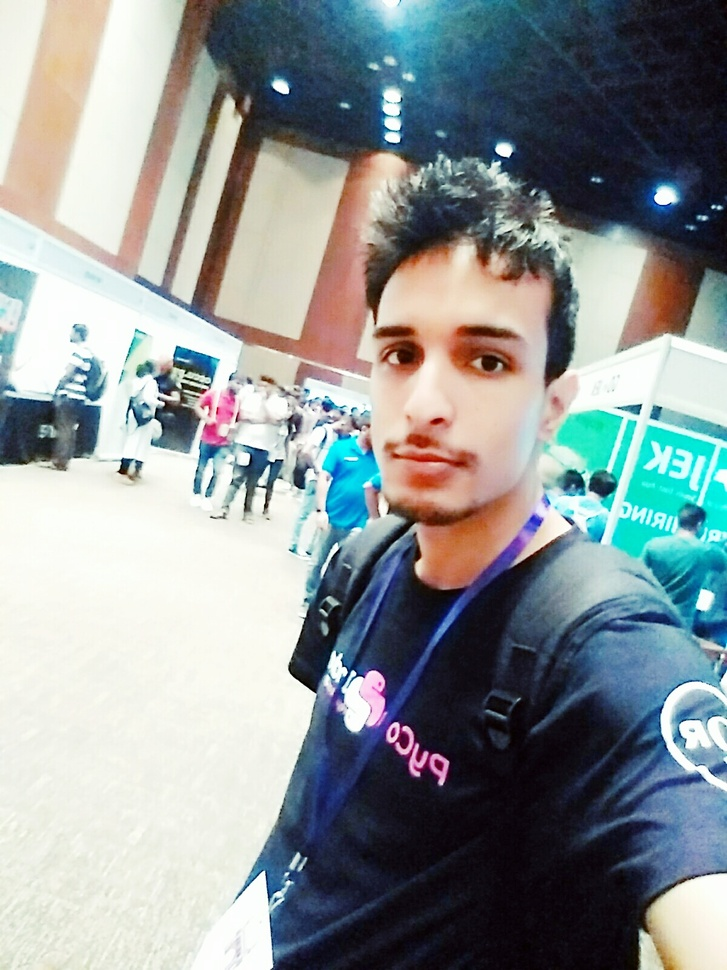
#> input picture face1.jpg, 727 x 970 px, shrunk from 1200 x 1600 before the run
$ python face_eye.py   (Python 2 division)
#> lines starting #> are read from the running program, lines starting #| are printed output that depends on the picture; after the words box and inside, x2 and y2 are one past the last pixel; in counts of white or black regions, pixels touching at a corner belong together
import cv2

#Load an image from file
image = cv2.imread("face1.jpg", 1)
#> image is the input picture: shape (970, 727, 3); mean B, G, R 150.8, 149.4, 141.8

#Load a cascade file for detecting faces
face_cascade = cv2.CascadeClassifier('/usr/share/opencv/haarcascades/haarcascade_frontalface_alt.xml')
eye_cascade = cv2.CascadeClassifier('/usr/share/opencv/haarcascades/haarcascade_eye.xml')

#Convert to grayscale
gray = cv2.cvtColor(image,cv2.COLOR_BGR2GRAY)
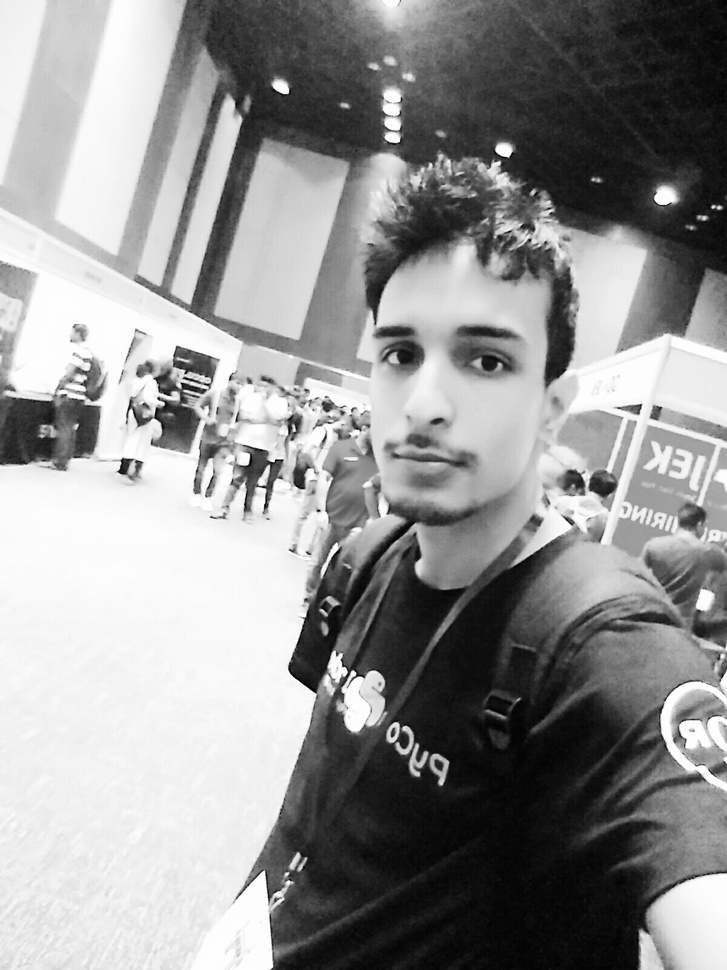
#> gray: shape (970, 727); min 0, max 255, mean 147.3

#Look for faces in the image using the loaded cascade file
faces = face_cascade.detectMultiScale(gray, 1.1, 5)
#> faces = [[307, 256, 256, 256]]

print "Found "+str(len(faces))+" face(s)"
#| Found 1 face(s)

#Draw a rectangle around every found face
for (x,y,w,h) in faces:
        cv2.rectangle(image,(x,y),(x+w,y+h),(255,0,0),2)
        roi_gray = gray[y:y+h, x:x+w]
        roi_color = image[y:y+h, x:x+w]

        eyes = eye_cascade.detectMultiScale(roi_gray)
        for (ex,ey,ew,eh) in eyes:
            cv2.rectangle(roi_color,(ex,ey),(ex+ew,ey+eh),(0,255,0),2)
#> this loop made 1 pass
#> pass 1, `roi_gray = gray[y:y+h, x:x+w]`:
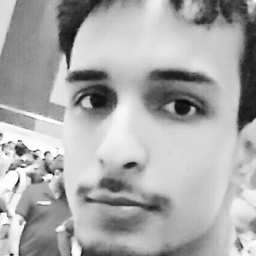
#> roi_gray: shape (256, 256); min 4, max 255, mean 170.1
#> pass 1, `roi_color = image[y:y+h, x:x+w]`:
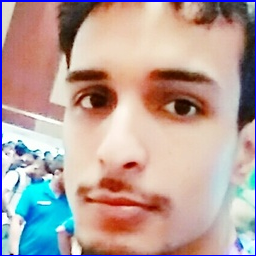
#> roi_color: shape (256, 256, 3); mean B, G, R 156, 161.7, 182.6
#> after the loop:
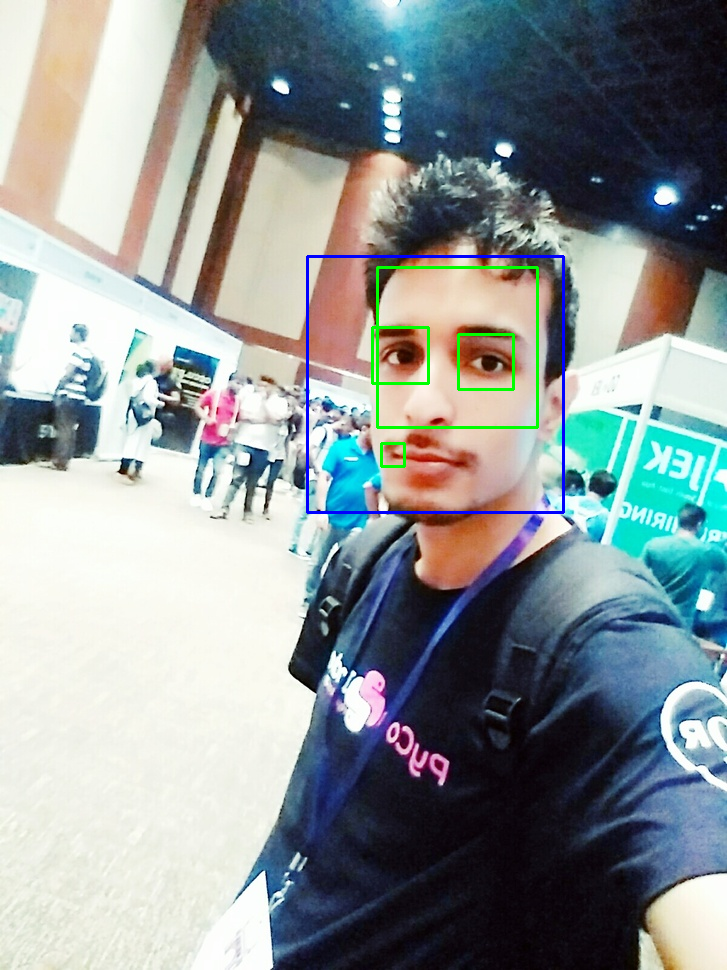
#> image: shape (970, 727, 3); 0.93% of pixels changed, all inside (x1, y1, x2, y2) = (306, 255, 565, 514)
#> after the loop:
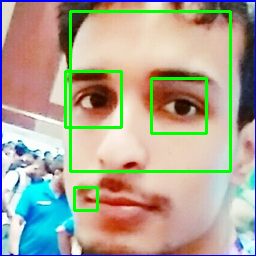
#> roi_color: shape (256, 256, 3); 5.33% of pixels changed, all inside (x1, y1, x2, y2) = (64, 10, 232, 212)
#Save the result image
cv2.imwrite('result1.jpg',image)

$ run again, with face3.jpg copied over face1.jpg
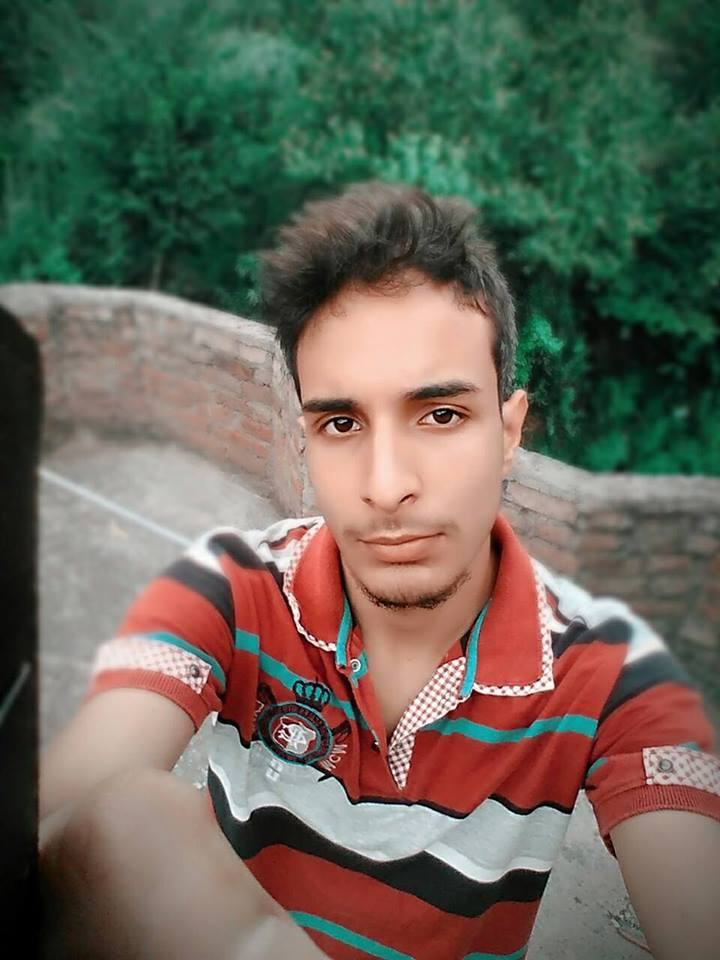
#> input picture face3.jpg, 720 x 960 px
#> image is the input picture: shape (960, 720, 3); mean B, G, R 89.3, 101.9, 105
#> `gray = cv2.cvtColor(image,cv2.COLOR_BGR2GRAY)`:
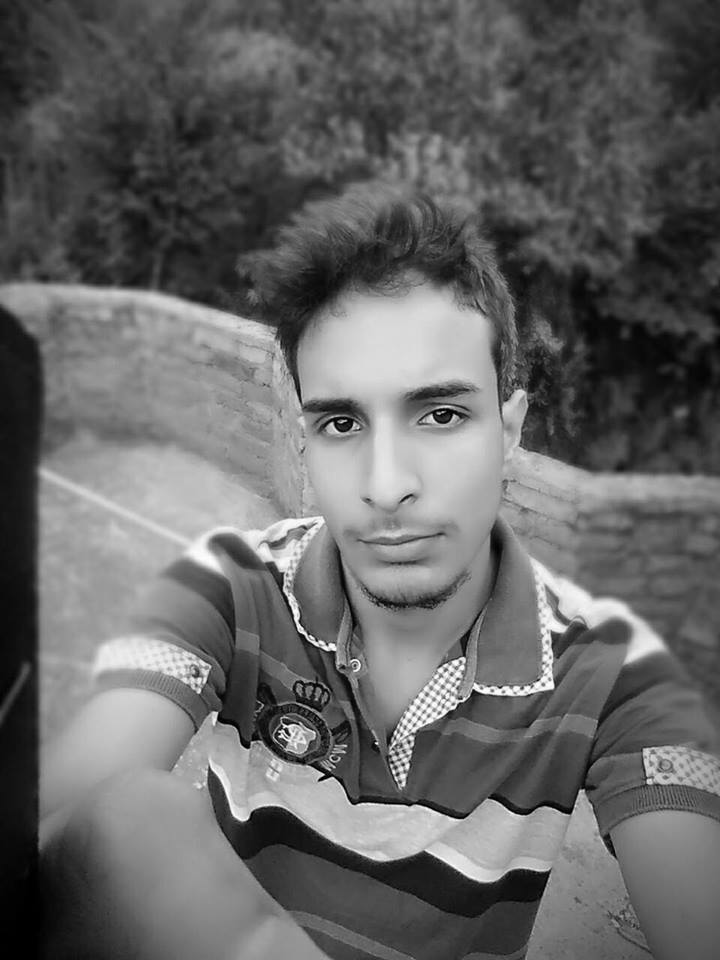
#> gray: shape (960, 720); min 0, max 255, mean 101.4
#> faces = [[242, 303, 303, 303]]
#| Found 1 face(s)
#> the loop `for (x,y,w,h) in faces:` made 1 pass
#> (x, y, w, h, eyes) on pass 1: (242, 303, 303, 303, [[65, 90, 62, 62], [163, 79, 66, 66]])
#> after the loop `for (x,y,w,h) in faces:`:
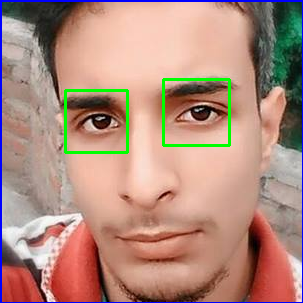
#> roi_color: shape (303, 303, 3); mean B, G, R 126.3, 140.3, 176.7

$ run again, with face_s.jpg copied over face1.jpg
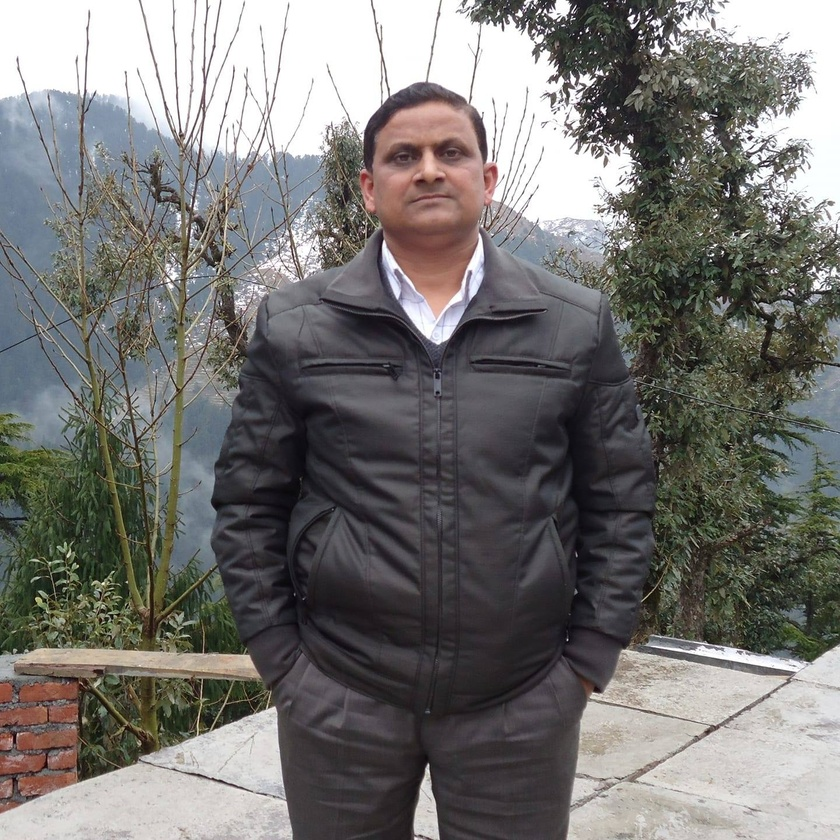
#> input picture face_s.jpg, 840 x 840 px, shrunk from 1440 x 1439 before the run
#> image is the input picture: shape (840, 840, 3); mean B, G, R 114.6, 116.7, 118.2
#> faces = [[367, 106, 123, 123]]
#| Found 1 face(s)
#> the loop `for (x,y,w,h) in faces:` made 1 pass
#> (x, y, w, h, eyes) on pass 1: (367, 106, 123, 123, [[73, 36, 23, 23], [24, 40, 24, 24], [51, 26, 38, 38]])
#> after the loop `for (x,y,w,h) in faces:`:
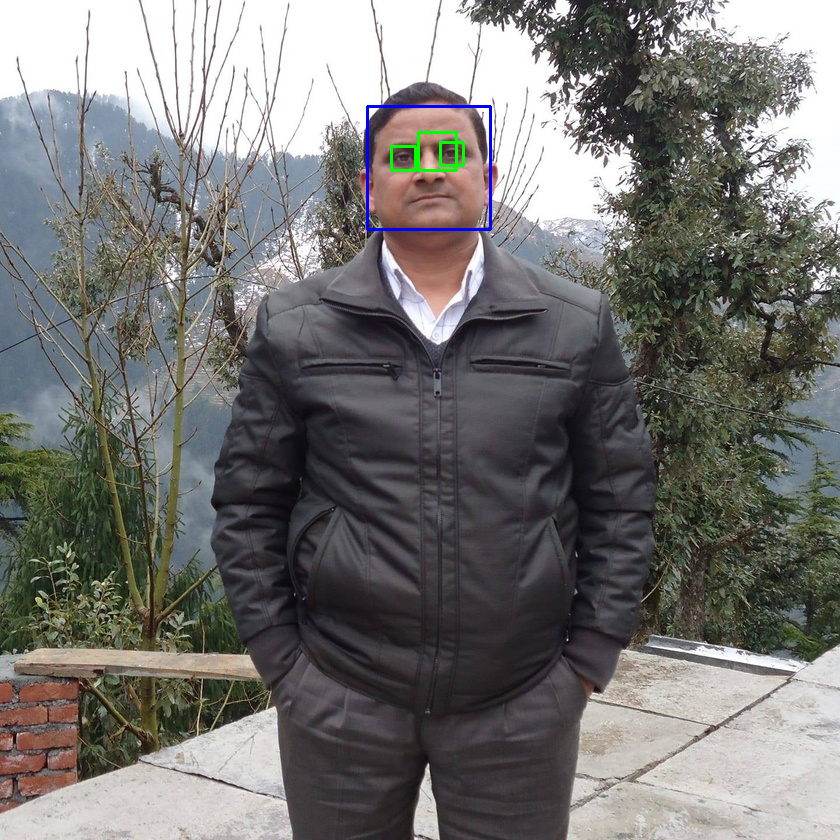
#> image: shape (840, 840, 3); 0.35% of pixels changed, all inside (x1, y1, x2, y2) = (366, 105, 492, 231)
#> after the loop `for (x,y,w,h) in faces:`:
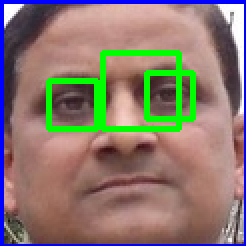
#> roi_color: shape (123, 123, 3) (shown 2 times larger); mean B, G, R 111.4, 121.7, 137.9

$ run again, with manoj_hod.jpg copied over face1.jpg
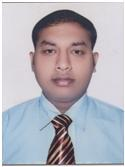
#> input picture manoj_hod.jpg, 125 x 167 px
#> image is the input picture: shape (167, 125, 3); mean B, G, R 185.5, 177.4, 179.5
#> `gray = cv2.cvtColor(image,cv2.COLOR_BGR2GRAY)`:
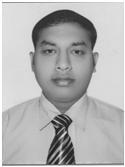
#> gray: shape (167, 125); min 5, max 255, mean 179
#> faces = [[28, 25, 70, 70]]
#| Found 1 face(s)
#> the loop `for (x,y,w,h) in faces:` made 1 pass
#> (x, y, w, h, eyes) on pass 1: (28, 25, 70, 70, [[10, 15, 22, 22], [37, 16, 22, 22]])
#> after the loop `for (x,y,w,h) in faces:`:
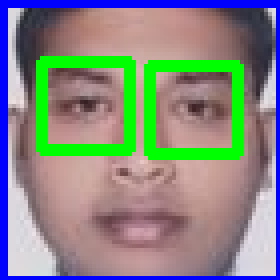
#> roi_color: shape (70, 70, 3) (shown 4 times larger); mean B, G, R 131.4, 136.2, 133.1
